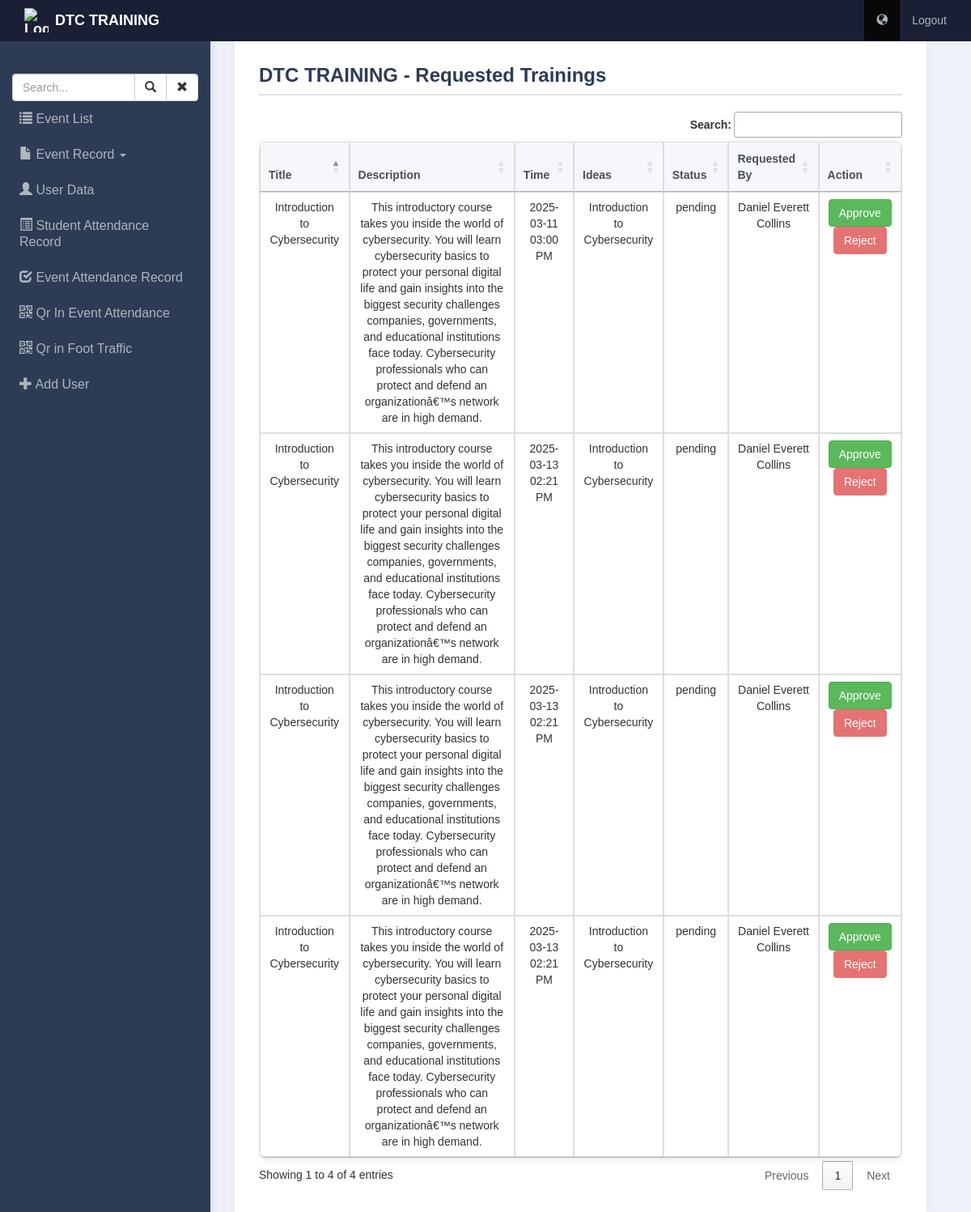
Screenshot of /admin_dashboard.php (signed in) with the database file from the repository.
### tables this page shows
CREATE TABLE `training_content` (
  `id` int(11) UNSIGNED NOT NULL,
  `Ideas` varchar(1000) NOT NULL,
  `title` varchar(1000) NOT NULL,
  `description` text NOT NULL,
  `time` datetime NOT NULL,
  `status` varchar(100) NOT NULL DEFAULT 'pending',
  `username` varchar(255) DEFAULT NULL
);

### admin_dashboard.php (the view, shortened to what this page needs)
<?php
include 'db_connection.php';
$sql = "SELECT id, Ideas, title, description, time, status, username FROM training_content WHERE status = 'pending'";
$result = $conn->query($sql);
?>
<!DOCTYPE html>
<html lang="en">
<head>
    <link rel='stylesheet' href='//maxcdn.bootstrapcdn.com/bootstrap/3.3.5/css/bootstrap.min.css'>
    <link rel='stylesheet' href='//cdnjs.cloudflare.com/ajax/libs/animate.css/3.2.3/animate.min.css'>
    <link rel="stylesheet" href="admin.css">
    <link rel="stylesheet" type="text/css" href="https://cdn.datatables.net/1.10.25/css/jquery.dataTables.css">
    <link rel="stylesheet" type="text/css" href="https://cdn.datatables.net/buttons/1.7.1/css/buttons.dataTables.min.css">
</head>
<body>
<nav class="navbar navbar-inverse navbar-fixed-top">
    <div class="container">
        <div class="navbar-header">
            <a class="navbar-brand" href="">
                <img src="assets/dtccaga.jpg" alt="Logo" style="height: 30px; width: 30px; display: inline-block; vertical-align: middle; margin-right: 8px;">
                DTC TRAINING
            </a>
        </div>
        <div class="collapse navbar-collapse">
            <ul class="nav navbar-nav navbar-right">
                <li class="active"><a title="View Website" href="admin_dashboard.php"><span class="glyphicon glyphicon-globe"></span></a></li>
                <li><a href="login.php">Logout</a></li>
            </ul>
        </div>
    </div>
</nav>
<div class="container-fluid">
    <div class="col-md-3">
        <div id="sidebar">
            <div class="container-fluid tmargin">
                <div class="input-group">
                    <input type="text" id="searchInput" class="form-control" placeholder="Search...">
                    <span class="input-group-btn">
                        <button id="searchButton" class="btn btn-default">
                            <span class="glyphicon glyphicon-search"></span>
                        </button>
                        <button id="clearButton" class="btn btn-default">
                            <span class="glyphicon glyphicon-remove"></span>
                        </button>
                    </span>
                </div>
            </div>
            <ul class="nav navbar-nav side-bar">
    <li class="side-bar">
        <a href="admin_dashboard.php">
            <span class="glyphicon glyphicon-list"></span> Event List
        </a>
    </li>
    <li class="dropdown">
        <a href="#" class="dropdown-toggle" data-toggle="dropdown">
            <span class="glyphicon glyphicon-file"></span> Event Record <span class="caret"></span>
        </a>
    </li>
    <li class="side-bar">
        <a href="user_data.php">
            <span class="glyphicon glyphicon-user"></span> User Data
        </a>
    </li>
    <li class="side-bar">
        <a href="attendance.php">
            <span class="glyphicon glyphicon-list-alt"></span> Student Attendance Record
        </a>
    </li>
    <li class="side-bar">
        <a href="event_attendance.php">
            <span class="glyphicon glyphicon-check"></span> Event Attendance Record
        </a>
    </li>
    <li class="side-bar">
        <a href="qr_in.php">
            <span class="glyphicon glyphicon-qrcode"></span> Qr In Event Attendance
        </a>
    </li>
     <li class="side-bar">
        <a href="foot_track.php">
            <span class="glyphicon glyphicon-qrcode"></span> Qr in Foot Traffic
        </a>
    </li>
    <li class="side-bar">
        <a href="add_user.php">
            <span class="glyphicon glyphicon-plus"></span> Add User
        </a>
    </li>
</ul>
        </div>
    </div>
    <div class="container-fluid">
        <div class="col-md-9">
            <h1 class="page-header">DTC TRAINING - Requested Trainings</h1>
            <div class="table-responsive">
                <table id="pendingTable" class="table table-hover table-bordered">
                    <thead>
                        <tr>
                            <th>Title</th>
                            <th>Description</th>
                            <th>Time</th>
                            <th>Ideas</th>
                            <th>Status</th>
                            <th>Requested By</th>
                            <th class="text-center">Action</th>
                        </tr>
                    </thead>
                    <tbody>
                        <?php
if ($result->num_rows > 0) {
    while ($row = $result->fetch_assoc()) {
        $time = $row['time'];
        $formattedDateTime = date('Y-m-d', strtotime($time)) . ' ' . date('h:i A', strtotime($time));
        echo "<tr>
                <td>{$row['title']}</td>
                <td>{$row['description']}</td>
                <td>{$formattedDateTime}</td>
                <td>{$row['Ideas']}</td>
                <td>{$row['status']}</td>
                <td>{$row['username']}</td>
                <td class='text-center'>
                    <button class='btn btn-success update-status' data-id='{$row['id']}' data-status='approved'>Approve</button>
                    <button class='btn btn-danger update-status' data-id='{$row['id']}' data-status='rejected'>Reject</button>
                </td>
              </tr>";
    }
} else {
    echo "<tr><td colspan='7' class='text-center'>No pending training requests found.</td></tr>";
}
?>
                    </tbody>
                </table>
            </div>
        </div>
    </div>
</div>
</body>
</html>

### admin.css (style rules this page uses)
body { padding-top: 50px; background-color: #eef1f7; font-family: 'Arial', sans-serif; margin: 0; padding: 0; }
.navbar-inverse { background-color: #1a1f36; border-color: #1a1f36; }
.navbar-brand { color: #ffffff !important; font-weight: bold; display: flex; align-items: center; }
.navbar-brand img { height: 30px; width: 30px; margin-right: 8px; }
.navbar-nav > li > a { color: #adb5bd !important; }
#sidebar { position: fixed; top: 51px; left: 0; width: 260px; height: calc(100% - 51px); background-color: #2e3b55; padding-top: 15px; color: #ffffff; overflow-y: auto; box-shadow: 2px 0 10px rgba(0, 0, 0, 0.1); z-index: 1000; }
.side-bar { padding: 0; margin: 0; }
.side-bar > li { list-style-type: none; }
.side-bar > li > a { display: block; color: #cfd8dc; padding: 12px 20px; font-size: 16px; border-left: 4px solid transparent; text-decoration: none; transition: background-color 0.3s, border-left-color 0.3s; }
.col-md-9 { margin-left: 260px; padding: 30px; background-color: #ffffff; min-height: 100vh; box-shadow: 0 0 10px rgba(0, 0, 0, 0.05); }
.page-header { margin-top: 0; padding-bottom: 10px; border-bottom: 2px solid #dee2e6; font-size: 24px; font-weight: bold; color: #2e3b55; }
.table { background-color: #ffffff; box-shadow: 0 2px 10px rgba(0, 0, 0, 0.1); border-radius: 8px; overflow: hidden; width: 100%; margin-bottom: 20px; }
.table thead th { background-color: #f5f7fa; color: #495057; border-bottom: 2px solid #dee2e6; text-align: center; padding: 12px; }
.table td, .table th { vertical-align: middle; text-align: center; padding: 12px; }
.table-bordered { border: 1px solid #ddd; }
.table-bordered th, .table-bordered td { border: 1px solid #ddd; }
.btn-danger { background-color: #e57373; border-color: #e57373; color: #ffffff; font-size: 14px; padding: 6px 12px; transition: background-color 0.3s; }

### admin_dashboard.php (style rules this page uses)
.table-responsive { overflow-x: auto; }
.table th, .table td { word-wrap: break-word; white-space: normal; }
.table th { background-color: #f8f9fa; }
.table td { vertical-align: middle; }
.container-fluid { padding-top: 25px; }

### rows the page displays
training_content: title "Introduction to Cybersecurity", description "This introductory course takes you inside the world of cybersecurity. You will learn cybersecurity basics to protect your personal digital life and gain insights into the biggest security challenges companies, governments, and educational institutions face today. Cybersecurity professionals who can protect and defend an organizationâ€™s network are in high demand.", time "2025-03-11 03:00 PM", Ideas "Introduction to Cybersecurity", status "pending", username "Daniel Everett Collins"
training_content: title "Introduction to Cybersecurity", description "This introductory course takes you inside the world of cybersecurity. You will learn cybersecurity basics to protect your personal digital life and gain insights into the biggest security challenges companies, governments, and educational institutions face today. Cybersecurity professionals who can protect and defend an organizationâ€™s network are in high demand.", time "2025-03-13 02:21 PM", Ideas "Introduction to Cybersecurity", status "pending", username "Daniel Everett Collins"
training_content: title "Introduction to Cybersecurity", description "This introductory course takes you inside the world of cybersecurity. You will learn cybersecurity basics to protect your personal digital life and gain insights into the biggest security challenges companies, governments, and educational institutions face today. Cybersecurity professionals who can protect and defend an organizationâ€™s network are in high demand.", time "2025-03-13 02:21 PM", Ideas "Introduction to Cybersecurity", status "pending", username "Daniel Everett Collins"
training_content: title "Introduction to Cybersecurity", description "This introductory course takes you inside the world of cybersecurity. You will learn cybersecurity basics to protect your personal digital life and gain insights into the biggest security challenges companies, governments, and educational institutions face today. Cybersecurity professionals who can protect and defend an organizationâ€™s network are in high demand.", time "2025-03-13 02:21 PM", Ideas "Introduction to Cybersecurity", status "pending", username "Daniel Everett Collins"
